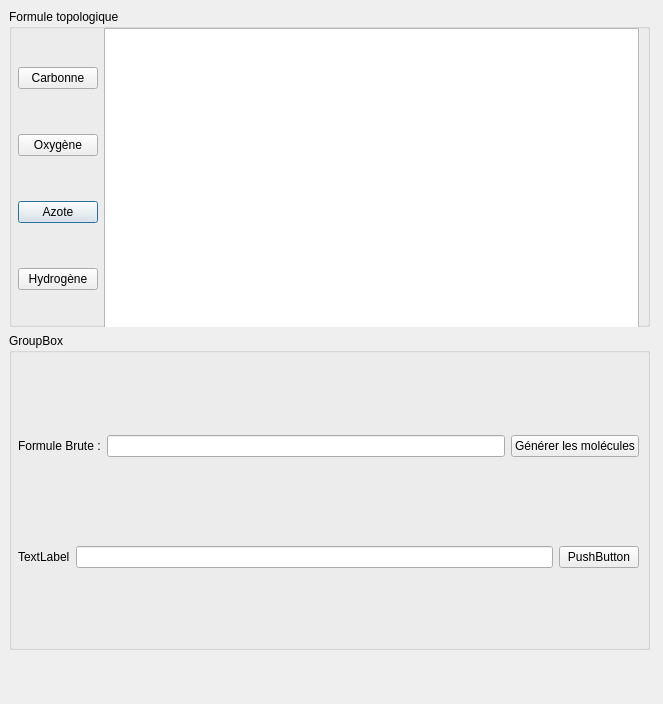
<?xml version="1.0" encoding="UTF-8"?>
<ui version="4.0">
 <class>Dialog</class>
 <widget class="QDialog" name="Dialog">
  <property name="geometry">
   <rect>
    <x>0</x>
    <y>0</y>
    <width>663</width>
    <height>704</height>
   </rect>
  </property>
  <property name="windowTitle">
   <string>Dialog</string>
  </property>
  <widget class="QWidget" name="verticalLayoutWidget">
   <property name="geometry">
    <rect>
     <x>9</x>
     <y>9</y>
     <width>641</width>
     <height>641</height>
    </rect>
   </property>
   <layout class="QVBoxLayout" name="verticalLayout">
    <item>
     <layout class="QHBoxLayout" name="horizontalLayout">
      <item>
       <widget class="QGroupBox" name="groupBox_2">
        <property name="title">
         <string>Formule topologique</string>
        </property>
        <widget class="QWidget" name="horizontalLayoutWidget_4">
         <property name="geometry">
          <rect>
           <x>9</x>
           <y>19</y>
           <width>621</width>
           <height>301</height>
          </rect>
         </property>
         <layout class="QHBoxLayout" name="horizontalLayout_4">
          <item>
           <layout class="QHBoxLayout" name="horizontalLayout_5">
            <item>
             <layout class="QGridLayout" name="gridLayout">
              <item row="2" column="0">
               <widget class="QPushButton" name="pushButton_5">
                <property name="text">
                 <string>Azote</string>
                </property>
               </widget>
              </item>
              <item row="0" column="0">
               <widget class="QPushButton" name="pushButton_3">
                <property name="text">
                 <string>Carbonne</string>
                </property>
               </widget>
              </item>
              <item row="1" column="0">
               <widget class="QPushButton" name="pushButton_4">
                <property name="text">
                 <string>Oxygène</string>
                </property>
               </widget>
              </item>
              <item row="3" column="0">
               <widget class="QPushButton" name="pushButton_6">
                <property name="text">
                 <string>Hydrogène</string>
                </property>
               </widget>
              </item>
             </layout>
            </item>
           </layout>
          </item>
          <item>
           <widget class="QGraphicsView" name="graphicsView"/>
          </item>
         </layout>
        </widget>
       </widget>
      </item>
     </layout>
    </item>
    <item>
     <widget class="QGroupBox" name="groupBox">
      <property name="enabled">
       <bool>true</bool>
      </property>
      <property name="sizePolicy">
       <sizepolicy hsizetype="Minimum" vsizetype="Preferred">
        <horstretch>0</horstretch>
        <verstretch>0</verstretch>
       </sizepolicy>
      </property>
      <property name="title">
       <string>GroupBox</string>
      </property>
      <widget class="QWidget" name="verticalLayoutWidget_2">
       <property name="geometry">
        <rect>
         <x>9</x>
         <y>19</y>
         <width>621</width>
         <height>301</height>
        </rect>
       </property>
       <layout class="QVBoxLayout" name="verticalLayout_2">
        <item>
         <layout class="QHBoxLayout" name="horizontalLayout_2">
          <item>
           <widget class="QLabel" name="label">
            <property name="text">
             <string>Formule Brute :</string>
            </property>
           </widget>
          </item>
          <item>
           <widget class="QLineEdit" name="lineEdit"/>
          </item>
          <item>
           <widget class="QPushButton" name="pushButton">
            <property name="text">
             <string>Générer les molécules</string>
            </property>
           </widget>
          </item>
         </layout>
        </item>
        <item>
         <layout class="QHBoxLayout" name="horizontalLayout_3">
          <item>
           <widget class="QLabel" name="label_2">
            <property name="text">
             <string>TextLabel</string>
            </property>
           </widget>
          </item>
          <item>
           <widget class="QLineEdit" name="lineEdit_2"/>
          </item>
          <item>
           <widget class="QPushButton" name="pushButton_2">
            <property name="text">
             <string>PushButton</string>
            </property>
           </widget>
          </item>
         </layout>
        </item>
       </layout>
      </widget>
     </widget>
    </item>
   </layout>
  </widget>
 </widget>
 <resources/>
 <connections/>
</ui>
